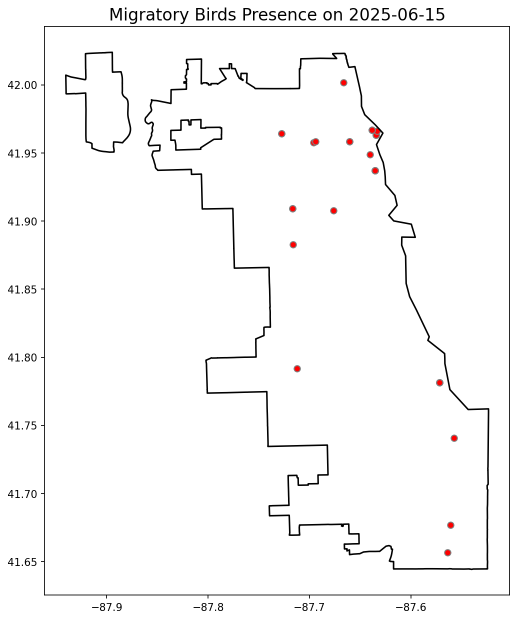
#> input picture bird_presence_frames/bird_migration_presence_2025-06-15.png, 1034 x 1240 px (shown at 1/2 size)
$ jupyter execute --allow-errors 30d_bird_gif_generation.ipynb   (shell and % lines are left out)
#> lines starting #> are read from the running program, lines starting #| are printed output that depends on the picture
[cell 1]
import imageio.v2 as imageio
import os
import matplotlib.pyplot as plt
import pandas as pd
import geopandas as gpd
from tqdm import tqdm
from PIL import Image
import matplotlib as mpl
from shapely.geometry import MultiPolygon
import numpy as np
import re
from datetime import datetime
import geopandas as gpd
from shapely.geometry import Point

#### Bird Migration Presence from June 15th to July 15th GIF

#> (a cell that did not finish here is left out)

#> (a cell that did not finish here is left out)

[cell 4]
## making the frames for the gif:
bird_presence_path = "./30d_bird_chicago"
frames_path = "bird_presence_frames"

os.makedirs(frames_path, exist_ok=True)

#> (the rest of this cell did not finish here and is left out)

[cell 5]
## creating the gif with the generated frames:
gif_path = "bird_presence_animation.gif"

frames = [Image.open(os.path.join(frames_path, f)) for f in os.listdir(frames_path)]
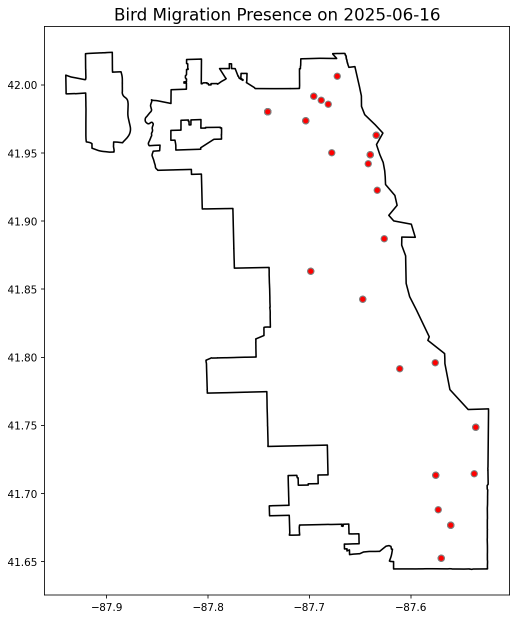
#> input picture bird_presence_frames/bird_migration_presence_2025-06-16.png, 1034 x 1240 px (shown at 1/2 size)
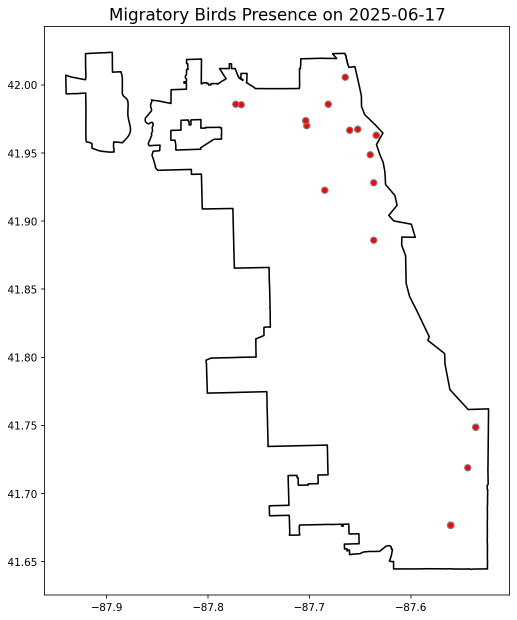
#> input picture bird_presence_frames/bird_migration_presence_2025-06-17.png, 1034 x 1240 px (shown at 1/2 size)
frames[0].save(gif_path, save_all=True, append_images=frames[1:], duration=500, loop=0)
